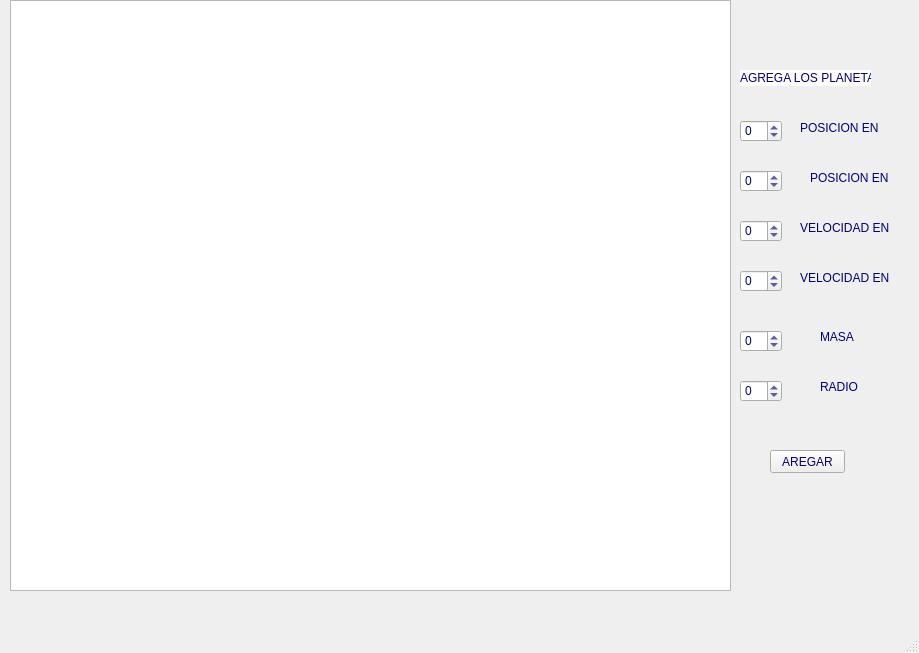
<?xml version="1.0" encoding="UTF-8"?>
<ui version="4.0">
 <class>MainWindow</class>
 <widget class="QMainWindow" name="MainWindow">
  <property name="geometry">
   <rect>
    <x>0</x>
    <y>0</y>
    <width>919</width>
    <height>653</height>
   </rect>
  </property>
  <property name="windowTitle">
   <string>MainWindow</string>
  </property>
  <property name="styleSheet">
   <string notr="true">/*#graphicsView
{
background-image : url(:/IMAGENES/MAINMENU.png);
}*/
color: rgb(0, 0, 127);</string>
  </property>
  <widget class="QWidget" name="centralwidget">
   <widget class="QSpinBox" name="spinBox">
    <property name="geometry">
     <rect>
      <x>740</x>
      <y>120</y>
      <width>42</width>
      <height>22</height>
     </rect>
    </property>
    <property name="minimumSize">
     <size>
      <width>0</width>
      <height>0</height>
     </size>
    </property>
    <property name="minimum">
     <number>-100000</number>
    </property>
    <property name="maximum">
     <number>100000</number>
    </property>
   </widget>
   <widget class="QSpinBox" name="spinBox_2">
    <property name="geometry">
     <rect>
      <x>740</x>
      <y>170</y>
      <width>42</width>
      <height>22</height>
     </rect>
    </property>
    <property name="minimum">
     <number>-10000</number>
    </property>
   </widget>
   <widget class="QSpinBox" name="spinBox_3">
    <property name="geometry">
     <rect>
      <x>740</x>
      <y>220</y>
      <width>42</width>
      <height>22</height>
     </rect>
    </property>
    <property name="minimum">
     <number>-100000</number>
    </property>
    <property name="maximum">
     <number>10000000</number>
    </property>
   </widget>
   <widget class="QSpinBox" name="spinBox_4">
    <property name="geometry">
     <rect>
      <x>740</x>
      <y>270</y>
      <width>42</width>
      <height>22</height>
     </rect>
    </property>
    <property name="minimum">
     <number>-1000000</number>
    </property>
   </widget>
   <widget class="QSpinBox" name="spinBox_5">
    <property name="geometry">
     <rect>
      <x>740</x>
      <y>330</y>
      <width>42</width>
      <height>22</height>
     </rect>
    </property>
    <property name="minimum">
     <number>-1000000</number>
    </property>
    <property name="maximum">
     <number>100000</number>
    </property>
   </widget>
   <widget class="QSpinBox" name="spinBox_6">
    <property name="geometry">
     <rect>
      <x>740</x>
      <y>380</y>
      <width>42</width>
      <height>22</height>
     </rect>
    </property>
    <property name="minimum">
     <number>-10000</number>
    </property>
    <property name="maximum">
     <number>1000000</number>
    </property>
   </widget>
   <widget class="QPushButton" name="pushButton_2">
    <property name="geometry">
     <rect>
      <x>770</x>
      <y>450</y>
      <width>75</width>
      <height>23</height>
     </rect>
    </property>
    <property name="text">
     <string>AREGAR</string>
    </property>
   </widget>
   <widget class="QLabel" name="label">
    <property name="geometry">
     <rect>
      <x>740</x>
      <y>70</y>
      <width>131</width>
      <height>16</height>
     </rect>
    </property>
    <property name="styleSheet">
     <string notr="true">background-color: rgb(255, 255, 255);</string>
    </property>
    <property name="text">
     <string>AGREGA LOS PLANETAS</string>
    </property>
   </widget>
   <widget class="QLabel" name="label_2">
    <property name="geometry">
     <rect>
      <x>800</x>
      <y>120</y>
      <width>81</width>
      <height>16</height>
     </rect>
    </property>
    <property name="text">
     <string>POSICION EN X</string>
    </property>
   </widget>
   <widget class="QLabel" name="label_3">
    <property name="geometry">
     <rect>
      <x>810</x>
      <y>170</y>
      <width>81</width>
      <height>16</height>
     </rect>
    </property>
    <property name="text">
     <string>POSICION EN Y</string>
    </property>
   </widget>
   <widget class="QLabel" name="label_4">
    <property name="geometry">
     <rect>
      <x>800</x>
      <y>220</y>
      <width>91</width>
      <height>16</height>
     </rect>
    </property>
    <property name="text">
     <string>VELOCIDAD EN X</string>
    </property>
   </widget>
   <widget class="QLabel" name="label_5">
    <property name="geometry">
     <rect>
      <x>800</x>
      <y>270</y>
      <width>91</width>
      <height>16</height>
     </rect>
    </property>
    <property name="text">
     <string>VELOCIDAD EN Y</string>
    </property>
   </widget>
   <widget class="QLabel" name="label_6">
    <property name="geometry">
     <rect>
      <x>820</x>
      <y>330</y>
      <width>47</width>
      <height>13</height>
     </rect>
    </property>
    <property name="text">
     <string>MASA</string>
    </property>
   </widget>
   <widget class="QLabel" name="label_7">
    <property name="geometry">
     <rect>
      <x>820</x>
      <y>380</y>
      <width>47</width>
      <height>13</height>
     </rect>
    </property>
    <property name="text">
     <string>RADIO </string>
    </property>
   </widget>
   <widget class="QGraphicsView" name="graphicsView">
    <property name="geometry">
     <rect>
      <x>10</x>
      <y>0</y>
      <width>721</width>
      <height>591</height>
     </rect>
    </property>
   </widget>
  </widget>
  <widget class="QMenuBar" name="menubar">
   <property name="geometry">
    <rect>
     <x>0</x>
     <y>0</y>
     <width>919</width>
     <height>21</height>
    </rect>
   </property>
  </widget>
  <widget class="QStatusBar" name="statusbar"/>
 </widget>
 <resources/>
 <connections/>
</ui>
